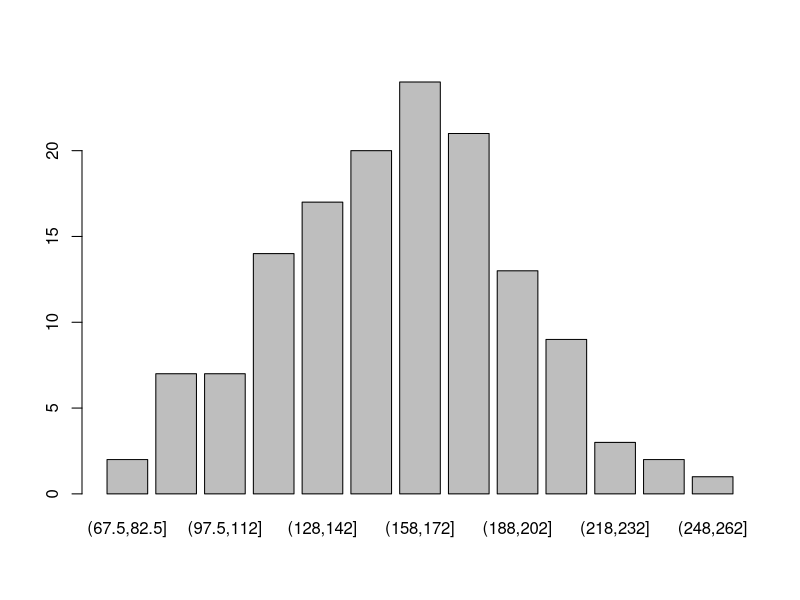

Generate this figure with R:

d <- read.table(text="177	215	197	97	123	159	245	119	119	131	149	152	167	104
161	214	125	175	219	118	192	176	175	95	136	199	116	165
                214	95	158	83	137	80	138	151	187	126	196	134	206	137
                98	97	129	143	179	174	159	165	136	108	101	141	148	168
                163	176	102	194	145	173	75	130	149	150	161	155	111	158
                131	189	91	142	140	154	152	163	123	205	149	155	131	209
                183	97	119	181	149	187	131	215	111	186	118	150	155	197
                116	254	239	160	172	179	151	198	124	179	135	184	168	169
                173	181	188	211	197	175	122	151	171	166	175	143	190	213
                192	231	163	159	158	159	177	147	194	227	141	169	124	159", head=F, as.is=T)
d <- unname(unlist(d))
sort(d)
range(d)
(254-75)/12
zzz <- seq(from=75, by=15, length.out=13)
lowl <- zzz - 15/2
upl <- zzz + 15/2
lowl
upl
d.tab <- cut(d, breaks=c(lowl, upl[13]))
table(d.tab)
barplot(table(d.tab))
